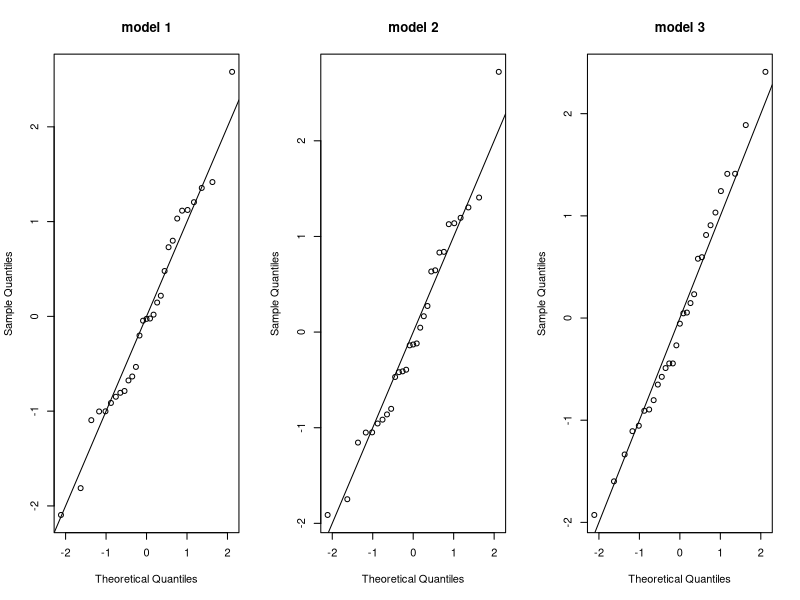
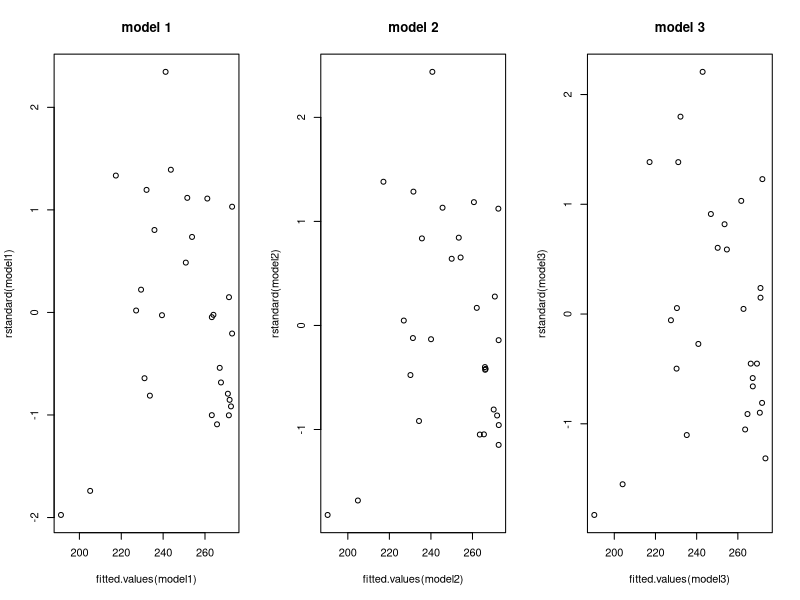

Reproduce these figures in R, in order.
# read in the data
solar <- read.table("Solar.txt", header = TRUE)
library(leaps)
attach(solar)
all <- regsubsets(x=cbind(x1,x2,x3,x4,x5), y=y,  method = "forward", all.best = FALSE)
summary(all)
all2 <- regsubsets(x=cbind(x1,x2,x3,x4,x5), y=y,  method = "backward", all.best = FALSE)
summary(all2)
# Forward variable selection
fit.0 <- lm(y~1, data = solar)
add1(fit.0, y~x1 + x2 + x3 + x4+x5, test = "F")
#added x4
fit.1 <- lm(y~x4, data = solar)
add1(fit.1,y~x1+x2+x3+x4+x5,test = "F")
#added x3
fit.2 <- lm(y~x4+x3,data = solar)
add1(fit.2,y~x1+x2+x3+x4+x5,test = "F")
#added x2
fit.3 <- lm(y~x4+x3+x2,data = solar)
add1(fit.3,y~x1+x2+x3+x4+x5,test = "F")
#added x1
fit.4 <- lm(y~x4+x3+x2+x1,data = solar)
add1(fit.4,y~x1+x2+x3+x4+x5,test = "F")

#backward variable selection
fit.4 <- lm(y~x1 + x2 + x3 + x4 + x5, data = solar)
drop1(fit.4, y~x1 + x2 + x3 + x4 + x5, test = "F")
#remove x5
fit.3 <- lm(y~x1 + x2 + x3 + x4 , data = solar)
drop1(fit.3, y~x1 + x2 + x3 + x4 , test = "F")
#remove x1
fit.2 <- lm(y~x2 + x3 + x4 , data = solar)
drop1(fit.2, y~x2 + x3 + x4 , test = "F")
#remove x2
fit.1 <- lm(y~ x3 + x4 , data = solar)
drop1(fit.1, y~ x3 + x4 , test = "F")

#transformed model

x5transformed <- (solar$x5-13.145)^2
solartransformed <- cbind(solar,x5transformed)
allforward <- regsubsets(data=solartransformed,x=cbind(x1,x2,x3,x4,x5transformed), y=y,  method = "forward", all.best = FALSE)
summary(allforward)
allbackward <- regsubsets(data=solartransformed,x=cbind(x1,x2,x3,x4,x5transformed), y=y,  method = "backward", all.best = FALSE)
summary(allbackward)

allexhustive <- regsubsets(data=solartransformed,x=cbind(x1,x2,x3,x4,x5transformed), y=y,  method = "exhaustive", all.best = T, nbest = 3)
Cp <- summary(allexhustive)$cp
AdjR2 <- summary(allexhustive)$adjr2
SSRes <- summary(allexhustive)$rss
R2 <- summary(allexhustive)$rsq
Matrix <- summary(allexhustive)$which
p <- apply(Matrix,1, sum)
MSE <- SSRes/(29-p)
output <- cbind(p, Matrix, SSRes, R2, AdjR2, MSE, Cp)
colnames(output)[3:7] <- c("x1", "x2", "x3", "x4","x5t") 
output

fit <- lm(y~x1+x2+x5transformed,data = solartransformed)
summary(fit)





cor(solartransformed[2:7])
coef(allexhustive,1:13)

model1 <- lm(y~x5transformed,data = solartransformed)
model2 <- lm(y~x1+x5transformed,data = solartransformed)
model3 <- lm(y~x1+x2+x5transformed,data = solartransformed)
par(mfrow=c(1,3))
qqnorm(rstudent(model1),main = "model 1")
abline(0,1)
qqnorm(rstudent(model2),main = "model 2")
abline(0,1)
qqnorm(rstudent(model3),main = "model 3")
abline(0,1)
par(mfrow=c(1,3))
plot(fitted.values(model1),rstandard(model1),main = "model 1")
plot(fitted.values(model2),rstandard(model2),main = "model 2")
plot(fitted.values(model3),rstandard(model3),main = "model 3")

# Forward variable selection
fit.0 <- lm(y~1, data = solartransformed)
add1(fit.0, y~x1 + x2 + x3 + x4 + x5transformed, test = "F")
#added x5transformed
fit.1 <- lm(y~x5transformed, data = solartransformed)
add1(fit.1,y~x1+x2+x3+x4+x5transformed,test = "F")

#backward variable selection
fit.5 <- lm(y~x1+x2+x3+x4+x5transformed, data = solartransformed)
drop1(fit.5, y~x1+x2+x3+x4+x5transformed, test = "F")
#remove x3
fit.4 <- lm(y~x1 + x2 + x4 +x5transformed , data = solartransformed)
drop1(fit.4, y~x1 + x2 + x4 +x5transformed , test = "F")
#remove x4
fit.3 <- lm(y~x1+x2+ x5transformed , data = solartransformed)
drop1(fit.3, y~x1 + x2 + x5transformed , test = "F")
#remove x2
fit.2 <- lm(y~  x1+x5transformed , data = solartransformed)
drop1(fit.2, y~ x1 + x5transformed , test = "F")
# remove x1
fit.1 <- lm(y~x5transformed,data = solartransformed)
drop1(fit.1,y~x5transformed,test="F")


# Stepwise variable selection 
fit.0 <- lm(y~1, data = solartransformed)
add1(fit.0, y~x1 + x2 + x3 + x4+x5transformed, test = "F")
#add x5transformed 
fit.1 <- lm(y~x5transformed, data = solartransformed)
drop1(fit.1, y~x5transformed, test = "F")
#no more dropping
#adding 
add1(fit.1, y~x1 + x2 + x3 + x4+x5transformed, test = "F")
# no further adding 
